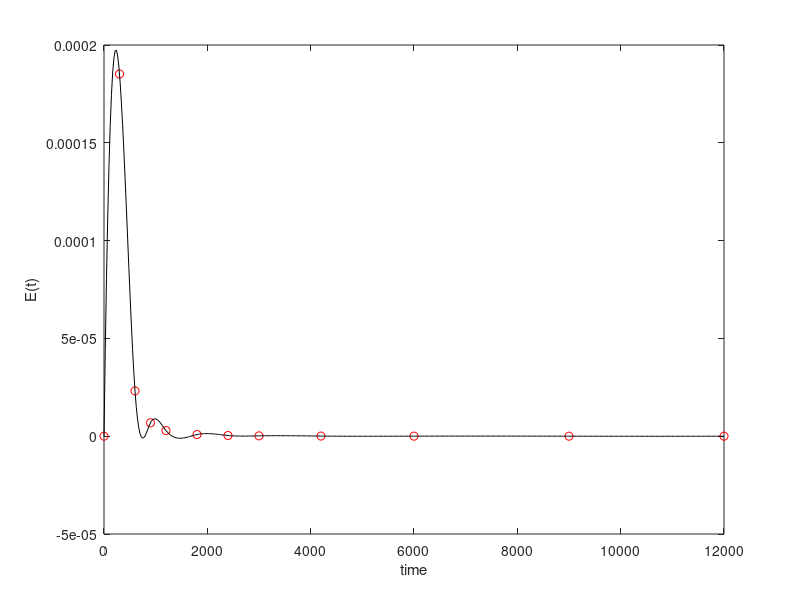
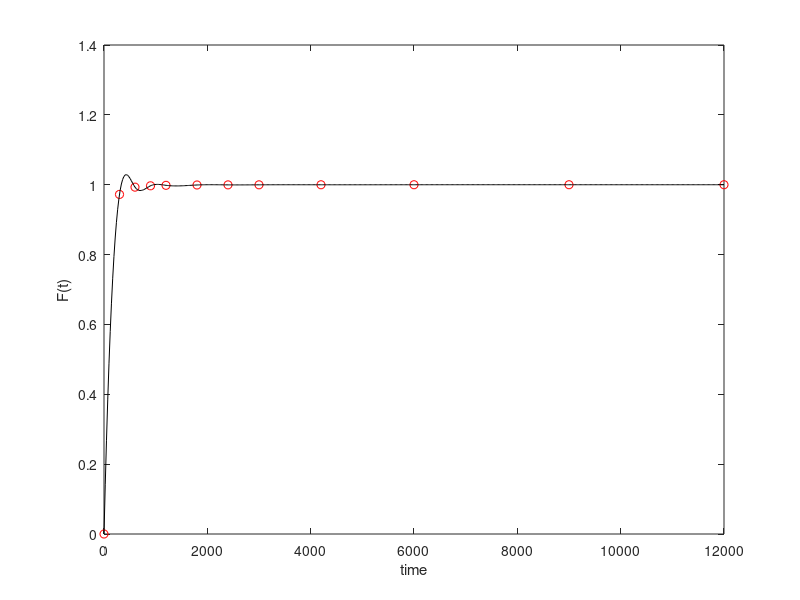

The MATLAB source for these figures, in order: (Note: this script raises an error after producing the figures.)

%1c
%The conversion of A, i.e. XAcs = 0.9908

function [] = P1_c

    V = 1000 ; %L
    Q = 10   ; %L/s
    tau  = V/Q;  %s
    t_1c = load('P1_time.txt');
    t = 60.*t_1c; %convert to sec

    E_t1 = zeros(length(t),1);
    F_t1 = zeros(length(t),1);


for i = 1:length(t)
    
    if t(i) < tau/2
        E_t1(i) = 0; %1/s
        F_t1(i) = 0;
    else
        E_t1(i) = (tau^2)/(2*t(i).^3); %1/s
        F_t1(i) = 1 - 1/(4 * (t(i)./tau).^2);
    end
    
end
    
    ppE  = spline(t,E_t1); %we're making the RTD a continuos function of time
    ppF  = spline(t,F_t1);
    E_t  = @(t)(ppval(ppE,t));
    F_t  = @(t)(ppval(ppF,t));
    
    %Double check that your regression or interpolation fit the E curve well enough.
    tplot = linspace(0,max(t),500)';
    figure(1)
    plot(t,E_t1,'ro',tplot,E_t(tplot),'k-')
    xlabel('time')
    ylabel('E(t)')
    
    figure(2)
    plot(t,F_t1,'ro',tplot,F_t(tplot),'k-')
    xlabel('time')
    ylabel('F(t)')
    
    
    tmax = max(t);

    CAf  = 0.0313; %mol/L
    CBf  = 0.0313; %mol/L
    CCf  = 0;      %mol/L
    CDf  = 0;      %mol/L

    param.E  = E_t;
    param.Cf = [CAf;CBf;CCf;CDf];


    %Set up ODE solver to integrate Complete Segregation model
    tspan   = [0 tmax];
    C0      = zeros(8,1);
    C0(1:2) = 0.0313;
    f       = @(t,C)P1_c0(t,C,param);
    [t,C]   = ode15s(f,tspan,C0);

    CAbar   = C(end,5);

    XAcs    = (CAf - CAbar)/CAf


end



function [D] = P1_c0(t,C,param)

    %This function returns the differential equations required to solve the
    %segregation model for a given RTD.
    
    %Assign "packet" concentrations for individual batch reactors
    CA = C(1);
    CB = C(2);
    CC = C(3);
    CD = C(4);
    
    %Assign "average" concentrations at reactor exit
    CAbar = C(5);
    CBbar = C(6);
    CCbar = C(7);
    CDbar = C(8);
    
    %Extract parameter values from structure
    E_t = param.E;
    
    k1   = 175;    %L^2/mol^2/s
    
    %Calculate rates in each packet
    r1 = k1*CA*CB^2;
    
    %Calculate production rates Rj in each packet
    RA = -r1;
    RB = -r1;
    RC =  r1;
    RD =  r1;
    
    %Allocate space for ODEs
    D = zeros(size(C));    
    
    %Write balances for each packet (as batch reactor)
    D(1) = RA;
    D(2) = RB;
    D(3) = RC;
    D(4) = RD;
    %Calculate average exit concentrations using RTD
    D(5) = CA*E_t(t);
    D(6) = CB*E_t(t);
    D(7) = CC*E_t(t);
    D(8) = CD*E_t(t);
    
end

